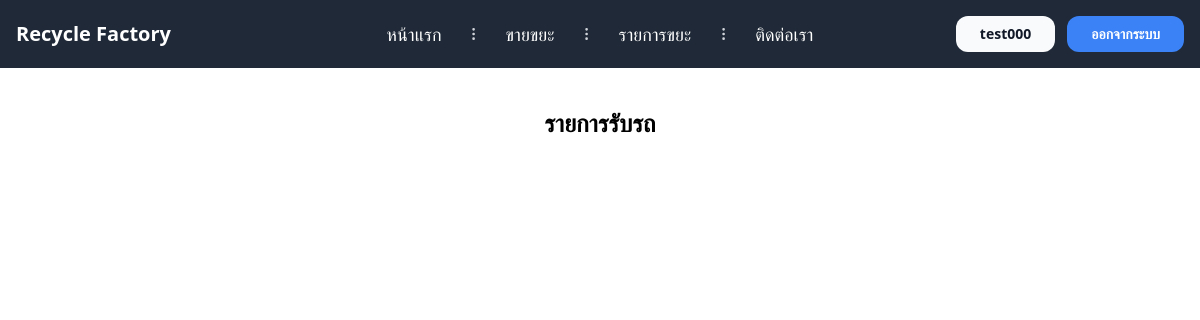
/Member/list_order/ (signed in), run on an earlier commit of the app's database.
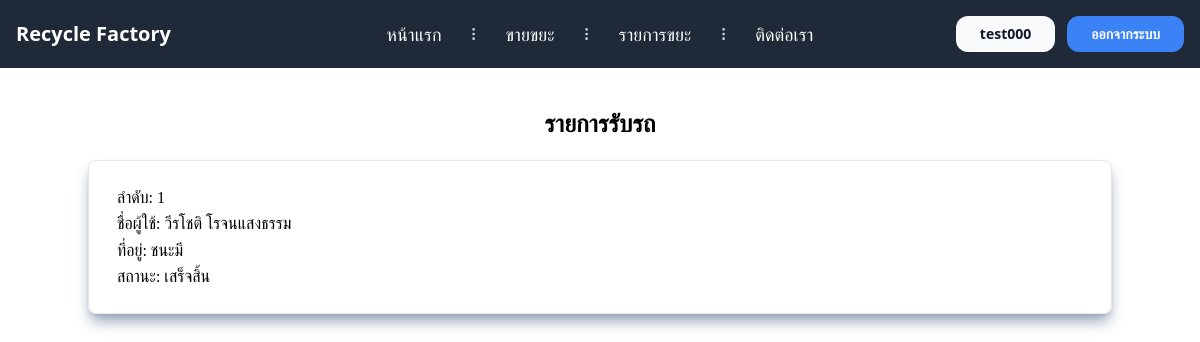
And on a later commit of the database.
### Member/models.py (models this page shows, shortened)
class RecyclePurchase(models.Model):
    profile = models.ForeignKey(Profile, on_delete=models.CASCADE,null=True, blank=True)
    image = models.ImageField(upload_to='recycle_images/')
    address = models.TextField()
    map_pin = models.CharField(max_length=100)
    has_bottle = models.BooleanField(default=False)
    has_can = models.BooleanField(default=False)
    has_glass_bottle = models.BooleanField(default=False)
    has_paper = models.BooleanField(default=False)
    weight_has_bottle = models.DecimalField(max_digits=5, decimal_places=2, null=True, blank=True)
    weight_has_can = models.DecimalField(max_digits=5, decimal_places=2, null=True, blank=True)
    weight_has_glass_bottle = models.DecimalField(max_digits=5, decimal_places=2, null=True, blank=True)
    weight_has_paper = models.DecimalField(max_digits=5, decimal_places=2, null=True, blank=True)
    TYPES_CHOICES = [
        ('กำลังดำเนินการ', 'กำลังดำเนินการ'),
        ('กำลังเข้ารับ', 'กำลังเข้ารับ'),
        ('รับแล้ว', 'รับแล้ว'),
        ('ตรวจสอบขยะ', 'ตรวจสอบขยะ'),
        ('รอชำระเงิน', 'รอชำระเงิน'),
        ('เสร็จสิ้น', 'เสร็จสิ้น'),
        ('ยกเลิก', 'ยกเลิก'),
    ]
    status = models.CharField(max_length=200, choices=TYPES_CHOICES, null=True, blank=True,default=False)
    created_at = models.DateTimeField(auto_now_add=True, null=True, blank=True)
    id = models.AutoField(primary_key=True)
    slip_image = models.ImageField(upload_to='slip_image/', null=True, blank=True)  # เพิ่มฟิลด์ใหม่นี้

class Profile(models.Model):
    user = models.OneToOneField(User, on_delete=models.CASCADE, null=True, blank=True)
    first_name = models.CharField(max_length=150)
    last_name = models.CharField(max_length=150)
    address = models.TextField()
    bank = models.CharField(max_length=150)
    bank_accounts = models.CharField(max_length=350)
    bank_number = models.CharField(max_length=20)
    pass_bookQR = models.ImageField(upload_to='ImagePassBook/')
    phone = models.CharField(max_length=20, null=True, blank=True)
    status = models.BooleanField(default=False)
    cancel = models.BooleanField(default=False)

### Member/views.py (the view)
# urls.py: path('list_order/', list_order, name='list_order'),
@login_required
def list_order(request):
    if request.user.is_superuser:
        list_orders = RecyclePurchase.objects.all()
    else:
        list_orders = RecyclePurchase.objects.filter(profile__user=request.user)
    return render(request, 'list_order.html', {'list_orders': list_orders})

### templates/list_order.html
{% extends 'base.html' %}
{% load crispy_forms_tags %}
{% block content %}
<div class="flex justify-center " style="font-family:serif">
    <div class="container mt-10">
        <div class="text-center text-2xl font-bold">
            <p>รายการรับรถ</p>
        </div>
        {% for list_order in list_orders %}
                <div class="grid grid-cols-1 gap-5 border mt-5 p-5 rounded-lg shadow-slate-400 shadow-lg">
                    <a href="{% url 'order_detail' list_order.id %}" class="hover: scale-y-110">
                        <div class="p-2 border-zinc-800 rounded-lg shadow-emerald-600 shodow-sm">
                            <p>ลำดับ: {{ forloop.counter }}</p>
                            <p>ชื่อผู้ใช้: {{ list_order.profile.first_name }} {{ list_order.profile.last_name }}</p>
                            <p>ที่อยู่: {{ list_order.address }}</p>
                            <p>สถานะ: {{ list_order.status }}</p>
                        </div>
                    </a>
                </div>
        {% endfor %}
    </div>
</div>
{% endblock %}

What changed in the data, as far as the page shows it:
added RecyclePurchase: profile.first_name "วีรโชติ", profile.last_name "โรจนแสงธรรม", address "ชนะมี", status "เสร็จสิ้น"
